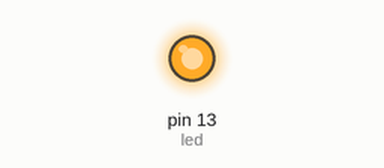
Simulated run of this sketch. Board: Arduino Uno, built with avr-gcc and run on an emulated ATmega328P. Parts: output pins drawn as LEDs (lit = HIGH).

Above: at 0.2 s.
At 12.0 s:
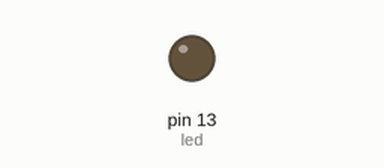
Timing chart, 0 to 18.9 s (numbered marks = the images above):
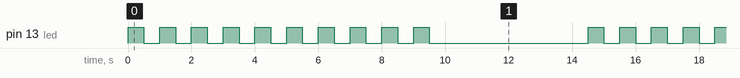

Measured:
- by itself, pin 13 (led): repeats every 14.5 s: 9 × (LOW 0.50 s, HIGH 0.50 s), LOW 5.0 s, HIGH 0.50 s
- by itself, everything shown: repeats every 14.5 s, in 20 steps

The sketch:

Exercise_3a.ino
```cpp
/*  Arduino learning
 *  Exercise #3a
 *
 */

int led = 13;  //define onboard LED on pin 13 as a global variable
int shortDelay = 500; //declares an int variable and assigns value 500
int longDelay = 5000; //declares an int for the long delay

void setup()
{
  pinMode(led,OUTPUT);  //sets I/O 13 into output mode
}

void loop()
{
  for(int x = 0; x < 10; x++)
  {
    digitalWrite(led,HIGH);
    delay(shortDelay);
    digitalWrite(led,LOW);
    if(x != 9)                    //used so that on the 10th cycle 500 ms isn't added to the long delay
    {
      delay(shortDelay);
    }
  }
  delay(longDelay);
}
```
